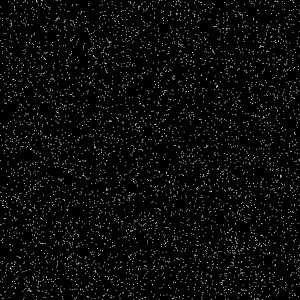
Frame 1 (no input)
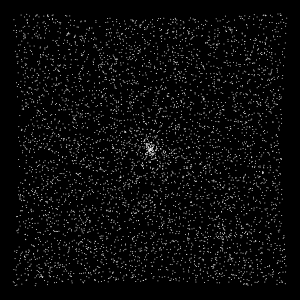
Frame 60 (the mouse pressed at the canvas centre just before this capture)
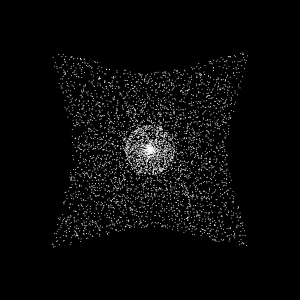
Frame 120 (the mouse held since frame 60 and released just before this capture)

The Processing sketch that drew these frames (run headless with seeded random() and noise(); from frame 60 on, the mouse is pressed at the canvas centre):

// Processing sketch: processing_157413
// ── processing_157413.pde


Mover[] movers = new Mover[5000];

PVector center;

void setup() {
  size(300,300);
  smooth();
  
  textSize(10);
  textAlign(CENTER,CENTER);
  center = new PVector(width/2, height/2);
  for(int i = 0; i < movers.length ; i ++ ) {
    movers[i] = new Mover(random(width), random(height), 1);
  }
}

void draw() {
  fill(255);
  text("dist: " +distC,20,20);
  background(0);
  for(int i = 0; i < movers.length; i ++ ) {
    movers[i].applyForce(gravity(movers[i]));
    movers[i].display();
  }
}

 int distC = 10;
 PVector gravity(Mover mov) {
    
      PVector force = PVector.sub(center, mov.position);
      float distance = force.mag();
      distance = constrain(distance,distC,distC);
      float m = (mov.mass) / (distance * distance);
      force.normalize();
      force.mult(m);
      return force;
  }
  
  void keyPressed() {
    if(key == '=') {
      distC++;
    } else if(key== '-') {
      distC--;
    }
  }

class Mover {
   PVector position;
   PVector velocity;
   PVector acceleration;
   float mass;
   float size;
  
  Mover(float x, float y, float m) {
    position = new PVector(x,y);
    velocity = new PVector();
    acceleration = new PVector();
    mass = m;
    size = 1;
    
  }
 
  void applyForce(PVector force) {
    PVector f = force.get();
    f.mult(1/mass);
    acceleration.add(f);
  } 
  
  void update() {
    velocity.add(acceleration);
    position.add(velocity);
    acceleration.mult(0);
  }
  
  void display() {
    
    update();
    //checkEdges();
    
    pushStyle();
    noStroke();
    //strokeWeight(1);
    fill(255);
    ellipse(position.x, position.y, size, size);
    popStyle();
  }

}
